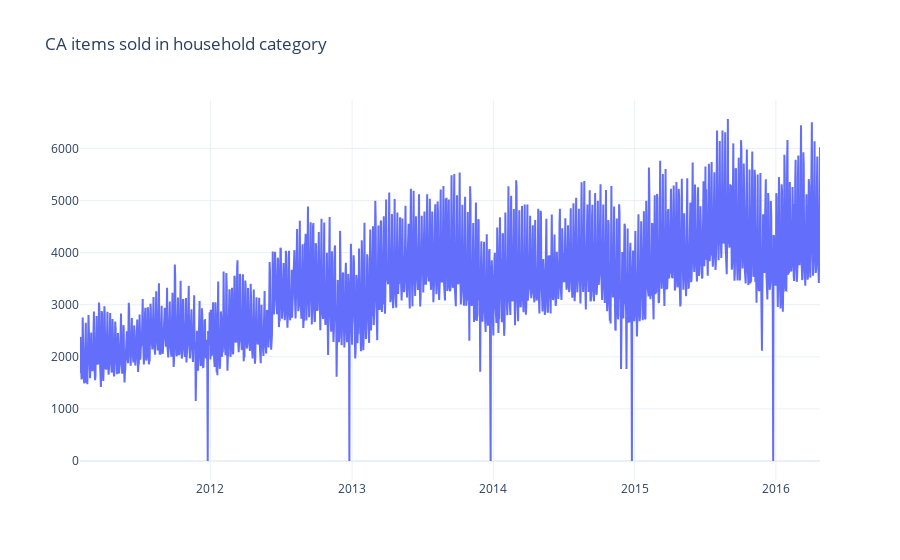

Here is the notebook cell this chart was saved with:
### Markdown cell above
**Попробуем добавить дополнительный регрессор 10 июня 2012 (там можно наблюдать "ступеньку" в данных)**

### Code cell
# Посмотрим еще раз на первоначальные данные
plotly_df(data.set_index('ds'), title = 'CA items sold in household category')

### Figure 1 — Plotly figure (JSON) as saved in the notebook; plotly's stock layout.template omitted (floating-point values rounded to 4 significant figures; data arrays with more than 128 entries replaced by an {"elided": "..."} marker saying what was removed)
{"data": [{"mode": "lines", "name": "y", "type": "scatter", "x": {"elided": "1913 str values"}, "y": {"elided": "1913 int values"}}], "layout": {"title": {"text": "CA items sold in household category"}}}
